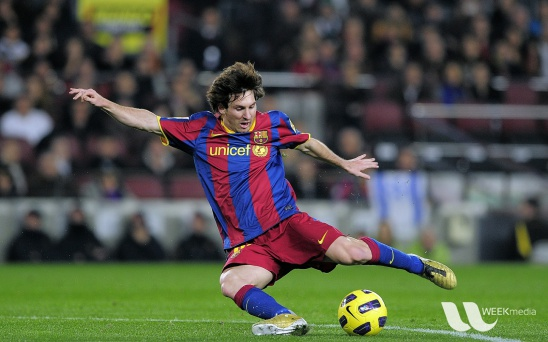
#> input picture data/messi5.jpg, 548 x 342 px, found by its file name
$ python use_matplot.py
#> lines starting #> are read from the running program, lines starting #| are printed output that depends on the picture
import numpy as np
from cv2 import cv2 as cv
from matplotlib import pyplot as plt

img = cv.imread('data/messi5.jpg')
#> img is the input picture: shape (342, 548, 3); mean B, G, R 72.4, 86, 82.2

plt.imshow(img, cmap='gray', interpolation='bicubic')
plt.xticks([]), plt.yticks([])  # 隐藏 x 轴和 y 轴上的刻度值
plt.show()


"""
    OpenCV加载的彩色图像处于BGR模式。但是Matplotlib以RGB模式显示。
    因此，如果使用OpenCV读取彩色图像，则Matplotlib中将无法正确显示彩色图像。
    参考 http://stackoverflow.com/a/15074748/1134940
    method 1 :
        cv.cvtColor(img, cv.COLOR_BGR2RGB)
    method 2 :
        b,g,r = cv2.split(img)
        img2 = cv2.merge([r,g,b])
    method 3 :
        img2 = img[:,:,::-1] # [::-1] 顺序相反操作 [B,G,R] -> [R,G,B]
"""


# img2 = cv.cvtColor(img, cv.COLOR_BGR2RGB)
# img2 = img[:,:,::-1]

b, g, r = cv.split(img)
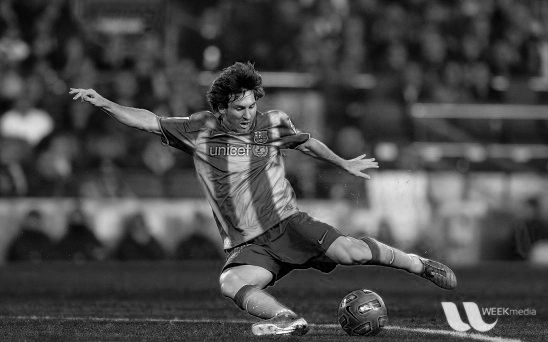
#> b: shape (342, 548); min 0, max 255, mean 72.4
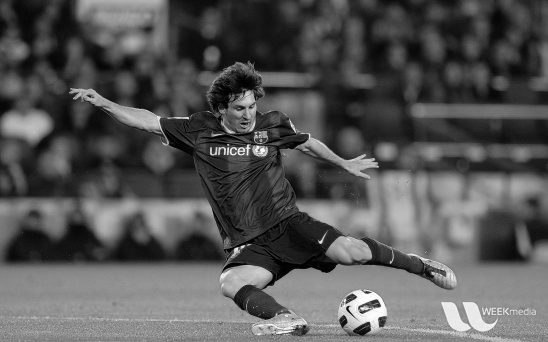
#> g: shape (342, 548); min 0, max 255, mean 86
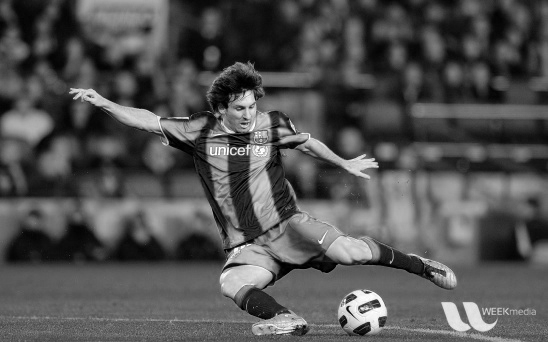
#> r: shape (342, 548); min 0, max 255, mean 82.2
img2 = cv.merge([r, g, b])

plt.subplot(121); plt.imshow(img)
plt.xticks([]), plt.yticks([])  # 隐藏 x 轴和 y 轴上的刻度值
plt.subplot(122); plt.imshow(img2)
plt.xticks([]), plt.yticks([])  # 隐藏 x 轴和 y 轴上的刻度值
plt.show()
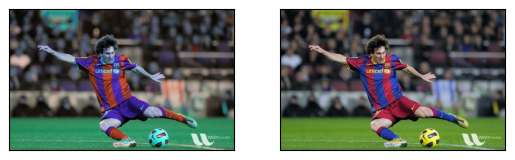
#> figure drawn by matplotlib, 2 panels; B, G, R data is drawn as R, G, B
